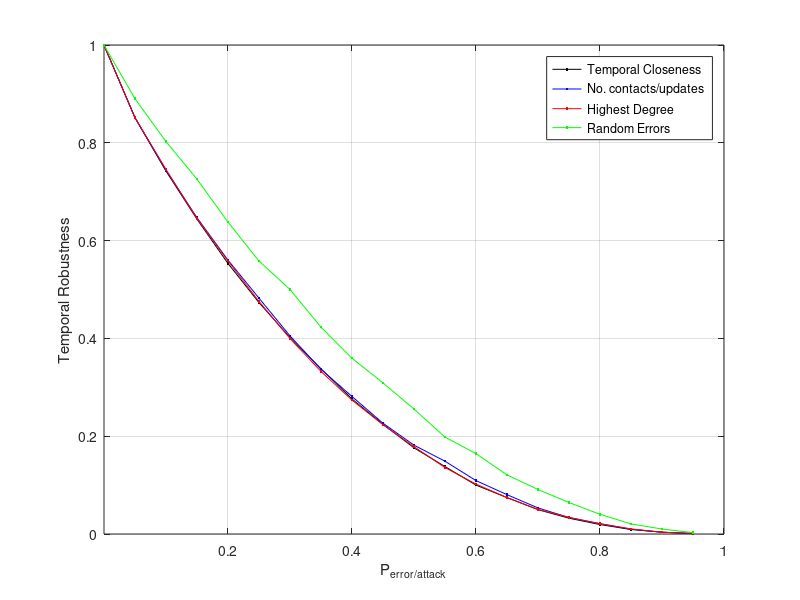

Recreate this plot in MATLAB.
%  read labels and x-y data
load RPGM_20x5_10_2_trace_AverageContactUpdates.dat;     %  read data into the my_xy matrix
Prob = RPGM_20x5_10_2_trace_AverageContactUpdates(:,2);     %  copy first column of my_xy into x
Err2 = RPGM_20x5_10_2_trace_AverageContactUpdates(:,3);     %  and second column into y

load RPGM_20x5_10_2_trace_AverageHighestDegree.dat;     %  read data into the my_xy matrix
Err3 = RPGM_20x5_10_2_trace_AverageHighestDegree(:,3);     %  and second column into y

load RPGM_20x5_10_2_trace_TemporalCloseness.dat;     %  read data into the my_xy matrix
Err1 = RPGM_20x5_10_2_trace_TemporalCloseness(:,3);     %  and second column into y

load RPGM_20x5_10_2_trace_RandomErrors.dat;     %  read data into the my_xy matrix
Err4 = RPGM_20x5_10_2_trace_RandomErrors(:,3);     %  and second column into y

plot(Prob,Err1,'k.-',Prob,Err2,'b.-',Prob,Err3,'r.-',Prob,Err4,'g.-');

xlabel('P_{error/attack}');           % add axis labels and plot title
ylabel('Temporal Robustness');
axis([0.000075 1.000 0.0 1.000],[0.000075 1.000 0.0 1.000]);
%set(gca,'XGrid','on','YGrid','on');
%set(gca,'gridlinestyle','--')
grid on;
legend('Temporal Closeness','No. contacts/updates','Highest Degree','Random Errors');

%title('Mean monthly precipitation at Portland International Airport');
%plot(Prob,EffSim,'bx-',Prob,EffTheor,'ro-');     %  plot precip vs. month with circles
